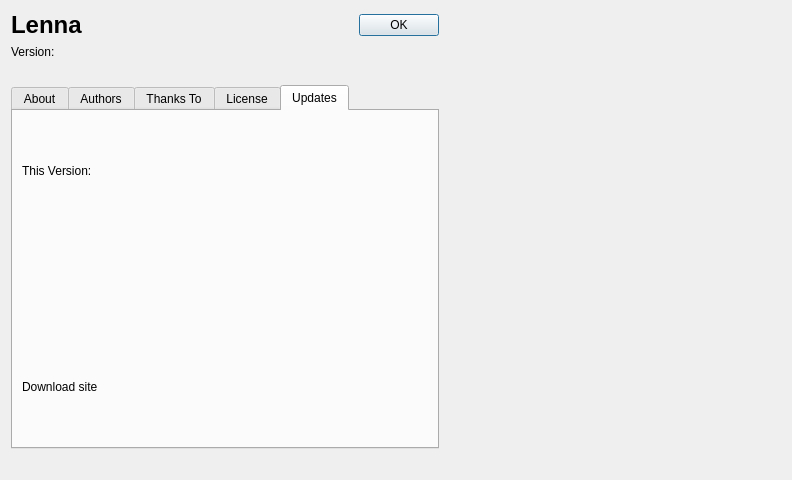
<?xml version="1.0" encoding="UTF-8"?>
<ui version="4.0">
 <class>AboutDialog</class>
 <widget class="QDialog" name="AboutDialog">
  <property name="geometry">
   <rect>
    <x>0</x>
    <y>0</y>
    <width>792</width>
    <height>480</height>
   </rect>
  </property>
  <property name="windowTitle">
   <string>About Lenna</string>
  </property>
  <layout class="QGridLayout" name="gridLayout">
   <item row="5" column="0" colspan="2">
    <widget class="QLabel" name="label_2">
     <property name="maximumSize">
      <size>
       <width>768</width>
       <height>128</height>
      </size>
     </property>
     <property name="text">
      <string/>
     </property>
     <property name="pixmap">
      <pixmap>:/logo/lenna_logo</pixmap>
     </property>
     <property name="scaledContents">
      <bool>false</bool>
     </property>
    </widget>
   </item>
   <item row="2" column="1">
    <widget class="QPushButton" name="pushButton">
     <property name="text">
      <string>OK</string>
     </property>
    </widget>
   </item>
   <item row="2" column="0">
    <widget class="QLabel" name="reihenaufnahme">
     <property name="text">
      <string>&lt;h1&gt;Lenna&lt;/h1&gt;</string>
     </property>
     <property name="scaledContents">
      <bool>false</bool>
     </property>
    </widget>
   </item>
   <item row="7" column="0" colspan="2">
    <widget class="QTabWidget" name="tabWidget">
     <property name="currentIndex">
      <number>4</number>
     </property>
     <property name="tabsClosable">
      <bool>false</bool>
     </property>
     <widget class="QWidget" name="aboutTab">
      <attribute name="title">
       <string>About</string>
      </attribute>
      <layout class="QGridLayout" name="gridLayout_2">
       <item row="0" column="0">
        <widget class="QLabel" name="aboutLabel">
         <property name="text">
          <string/>
         </property>
         <property name="openExternalLinks">
          <bool>true</bool>
         </property>
        </widget>
       </item>
      </layout>
     </widget>
     <widget class="QWidget" name="authorsTab">
      <attribute name="title">
       <string>Authors</string>
      </attribute>
      <layout class="QGridLayout" name="gridLayout_3">
       <item row="0" column="0">
        <widget class="QScrollArea" name="authorsScrollArea">
         <property name="widgetResizable">
          <bool>true</bool>
         </property>
         <widget class="QWidget" name="scrollAreaWidgetContents">
          <property name="geometry">
           <rect>
            <x>0</x>
            <y>0</y>
            <width>399</width>
            <height>319</height>
           </rect>
          </property>
          <layout class="QGridLayout" name="gridLayout_4">
           <item row="0" column="0">
            <widget class="QLabel" name="authorsLabel">
             <property name="text">
              <string/>
             </property>
            </widget>
           </item>
          </layout>
         </widget>
        </widget>
       </item>
      </layout>
     </widget>
     <widget class="QWidget" name="thanksToTab">
      <attribute name="title">
       <string>Thanks To</string>
      </attribute>
      <layout class="QGridLayout" name="gridLayout_5">
       <item row="0" column="0">
        <widget class="QScrollArea" name="thankstoScrollArea">
         <property name="widgetResizable">
          <bool>true</bool>
         </property>
         <widget class="QWidget" name="scrollAreaWidgetContents_2">
          <property name="geometry">
           <rect>
            <x>0</x>
            <y>0</y>
            <width>399</width>
            <height>319</height>
           </rect>
          </property>
          <layout class="QGridLayout" name="gridLayout_6">
           <item row="0" column="0">
            <widget class="QLabel" name="thankstoLabel">
             <property name="text">
              <string/>
             </property>
             <property name="openExternalLinks">
              <bool>true</bool>
             </property>
            </widget>
           </item>
          </layout>
         </widget>
        </widget>
       </item>
      </layout>
     </widget>
     <widget class="QWidget" name="licenseTab">
      <attribute name="title">
       <string>License</string>
      </attribute>
      <layout class="QVBoxLayout" name="verticalLayout_2">
       <item>
        <widget class="QTextBrowser" name="licenseBrowser">
         <property name="acceptRichText">
          <bool>false</bool>
         </property>
        </widget>
       </item>
       <item>
        <widget class="QLabel" name="label">
         <property name="text">
          <string notr="true">&lt;a href=&quot;http://www.gnu.org/copyleft/gpl.html&quot;&gt;http://www.gnu.org/copyleft/gpl.html&lt;/a&gt;</string>
         </property>
         <property name="openExternalLinks">
          <bool>true</bool>
         </property>
        </widget>
       </item>
      </layout>
     </widget>
     <widget class="QWidget" name="updatesTab">
      <attribute name="title">
       <string>Updates</string>
      </attribute>
      <layout class="QVBoxLayout" name="verticalLayout">
       <item>
        <widget class="QLabel" name="thisVersionLabel">
         <property name="text">
          <string>This Version:</string>
         </property>
        </widget>
       </item>
       <item>
        <widget class="QLabel" name="htmlVersionLabel">
         <property name="text">
          <string/>
         </property>
        </widget>
       </item>
       <item>
        <widget class="QLabel" name="downloadLabel">
         <property name="text">
          <string>&lt;a href=&quot;&quot;&gt;Download site&lt;/a&gt;</string>
         </property>
         <property name="openExternalLinks">
          <bool>true</bool>
         </property>
        </widget>
       </item>
      </layout>
     </widget>
    </widget>
   </item>
   <item row="3" column="0">
    <widget class="QLabel" name="versionLabel">
     <property name="text">
      <string>Version: </string>
     </property>
    </widget>
   </item>
   <item row="2" column="3">
    <spacer name="horizontalSpacer">
     <property name="orientation">
      <enum>Qt::Horizontal</enum>
     </property>
     <property name="sizeHint" stdset="0">
      <size>
       <width>40</width>
       <height>20</height>
      </size>
     </property>
    </spacer>
   </item>
   <item row="8" column="0">
    <spacer name="horizontalSpacer_2">
     <property name="orientation">
      <enum>Qt::Horizontal</enum>
     </property>
     <property name="sizeHint" stdset="0">
      <size>
       <width>40</width>
       <height>20</height>
      </size>
     </property>
    </spacer>
   </item>
  </layout>
 </widget>
 <resources/>
 <connections/>
</ui>
